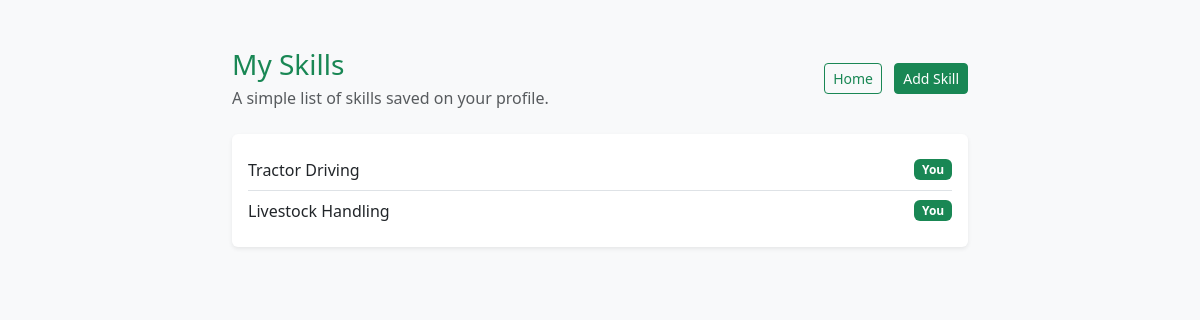
The page /skills/ (signed in) on the database as committed earlier.
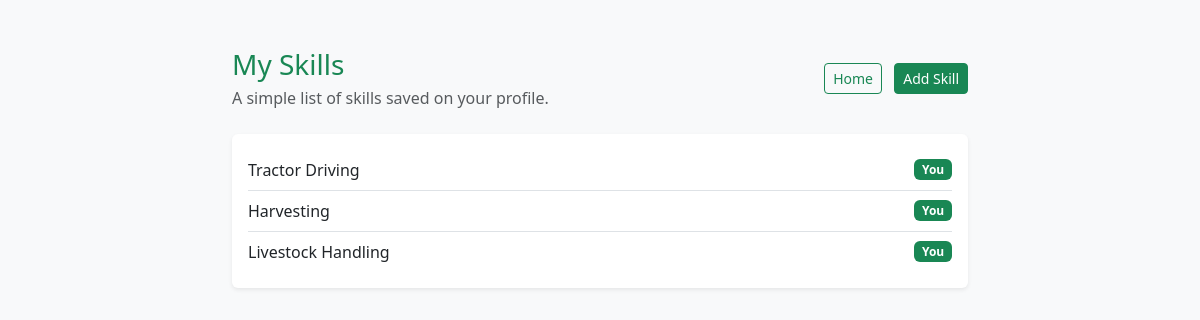
The same page on the database as committed later.
### core/models.py (models this page shows, shortened)
class CandidateSkill(models.Model):
    candidate = models.ForeignKey(CandidateProfile, on_delete=models.CASCADE)
    skill = models.ForeignKey(Skill, on_delete=models.CASCADE)
    class Meta:
        unique_together = ("candidate", "skill")

class Skill(models.Model):
    name = models.CharField(max_length=100, unique=True)

### core/views.py (the view)
# urls.py: path("skills/", views.skill_list, name="skill_list"),
@login_required
def skill_list(request):
    if is_candidate(request.user):
        candidate = get_object_or_404(CandidateProfile, user=request.user)
        skills = CandidateSkill.objects.select_related("candidate", "skill").filter(candidate=candidate)
    else:
        skills = CandidateSkill.objects.select_related("candidate", "skill").all()
    return render(request, "core/skill_list.html", {"skills": skills})

### core/views.py (called while the page is built)
def get_user_role(user):
    if not user.is_authenticated:
        return ""
    try:
        return user.userprofile.role
    except UserProfile.DoesNotExist:
        return ""

def is_candidate(user):
    return get_user_role(user) == "candidate"

### core/templates/core/skill_list.html (shortened to what this page needs)
<!DOCTYPE html>
<html lang="en">
<head>
    <link href="https://cdn.jsdelivr.net/npm/bootstrap@5.3.3/dist/css/bootstrap.min.css" rel="stylesheet">
</head>
<body class="bg-light">
    <div class="container py-5" style="max-width: 760px;">
        <div class="d-flex justify-content-between align-items-center mb-4">
            <div>
                <h1 class="h3 mb-1 text-success">My Skills</h1>
                <p class="text-muted mb-0">A simple list of skills saved on your profile.</p>
            </div>
            <div>
                <a href="/" class="btn btn-outline-success btn-sm">Home</a>
                <a href="/skills/add/" class="btn btn-success btn-sm ms-2">Add Skill</a>
            </div>
        </div>
        <div class="card shadow-sm border-0">
            <div class="card-body">
                {% if skills %}
                    <ul class="list-group list-group-flush">
                        {% for item in skills %}
                            <li class="list-group-item d-flex justify-content-between align-items-center px-0">
                                <span>{{ item.skill.name }}</span>
                                <span class="badge text-bg-success">
                                    {% if item.candidate.user == user %}
                                        You
                                    {% else %}
                                        {{ item.candidate.full_name }}
                                    {% endif %}
                                </span>
                            </li>
                        {% endfor %}
                    </ul>
                {% else %}
                    <p class="text-muted mb-0">No skills added yet.</p>
                {% endif %}
            </div>
        </div>
    </div>
</body>
</html>

Rows that differ between the two databases and show on the page:
added CandidateSkill: skill.name "Harvesting", shows "You"
